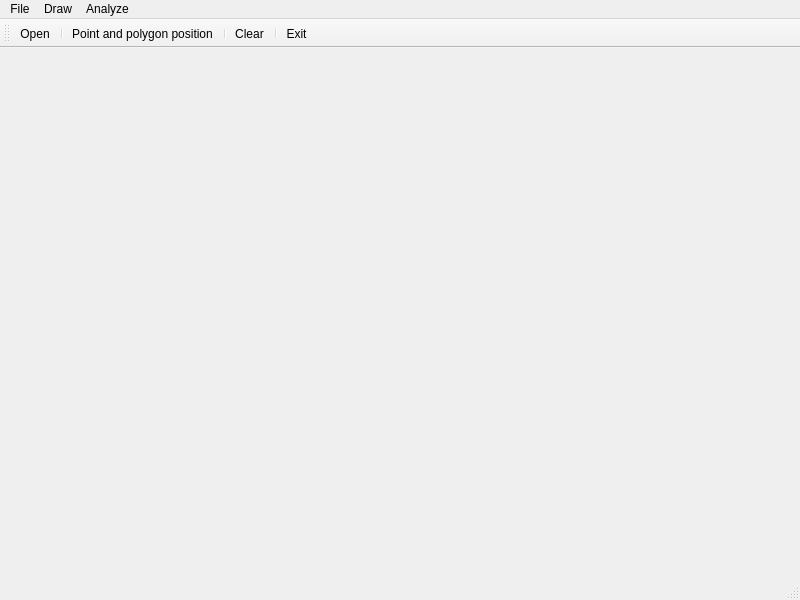
<?xml version="1.0" encoding="UTF-8"?>
<ui version="4.0">
 <class>MainForm</class>
 <widget class="QMainWindow" name="MainForm">
  <property name="geometry">
   <rect>
    <x>0</x>
    <y>0</y>
    <width>800</width>
    <height>600</height>
   </rect>
  </property>
  <property name="windowTitle">
   <string>MainWindow</string>
  </property>
  <widget class="QWidget" name="centralwidget">
   <layout class="QHBoxLayout" name="horizontalLayout">
    <item>
     <widget class="Draw" name="Canvas" native="true">
      <property name="sizePolicy">
       <sizepolicy hsizetype="Expanding" vsizetype="Expanding">
        <horstretch>0</horstretch>
        <verstretch>0</verstretch>
       </sizepolicy>
      </property>
     </widget>
    </item>
   </layout>
  </widget>
  <widget class="QMenuBar" name="menubar">
   <property name="geometry">
    <rect>
     <x>0</x>
     <y>0</y>
     <width>800</width>
     <height>26</height>
    </rect>
   </property>
   <widget class="QMenu" name="menuFile">
    <property name="title">
     <string>File</string>
    </property>
    <addaction name="actionOpen"/>
    <addaction name="actionExit"/>
   </widget>
   <widget class="QMenu" name="menuDraw">
    <property name="title">
     <string>Draw</string>
    </property>
    <addaction name="actionPoint_Polygon"/>
    <addaction name="actionClear"/>
   </widget>
   <widget class="QMenu" name="menuAnalyze">
    <property name="title">
     <string>Analyze</string>
    </property>
    <addaction name="actionPoint_and_polygon_position"/>
   </widget>
   <addaction name="menuFile"/>
   <addaction name="menuDraw"/>
   <addaction name="menuAnalyze"/>
  </widget>
  <widget class="QStatusBar" name="statusbar"/>
  <widget class="QToolBar" name="toolBar">
   <property name="windowTitle">
    <string>toolBar</string>
   </property>
   <attribute name="toolBarArea">
    <enum>TopToolBarArea</enum>
   </attribute>
   <attribute name="toolBarBreak">
    <bool>false</bool>
   </attribute>
   <addaction name="actionOpen"/>
   <addaction name="separator"/>
   <addaction name="actionPoint_and_polygon_position"/>
   <addaction name="separator"/>
   <addaction name="actionClear"/>
   <addaction name="separator"/>
   <addaction name="actionExit"/>
  </widget>
  <action name="actionPoint_Polygon">
   <property name="checkable">
    <bool>true</bool>
   </property>
   <property name="text">
    <string>Point/Polygon</string>
   </property>
  </action>
  <action name="actionClear">
   <property name="icon">
    <iconset>
     <normaloff>icons/clear.png</normaloff>icons/clear.png</iconset>
   </property>
   <property name="text">
    <string>Clear</string>
   </property>
  </action>
  <action name="actionPoint_and_polygon_position">
   <property name="icon">
    <iconset>
     <normaloff>icons/polygon.png</normaloff>icons/polygon.png</iconset>
   </property>
   <property name="text">
    <string>Point and polygon position</string>
   </property>
   <property name="shortcut">
    <string>Ctrl+A</string>
   </property>
  </action>
  <action name="actionOpen">
   <property name="icon">
    <iconset>
     <normaloff>icons/open_file.png</normaloff>icons/open_file.png</iconset>
   </property>
   <property name="text">
    <string>Open</string>
   </property>
  </action>
  <action name="actionExit">
   <property name="icon">
    <iconset>
     <normaloff>icons/exit.png</normaloff>icons/exit.png</iconset>
   </property>
   <property name="text">
    <string>Exit</string>
   </property>
  </action>
 </widget>
 <customwidgets>
  <customwidget>
   <class>Draw</class>
   <extends>QWidget</extends>
   <header location="global">draw.h</header>
   <container>1</container>
  </customwidget>
 </customwidgets>
 <resources/>
 <connections/>
</ui>
